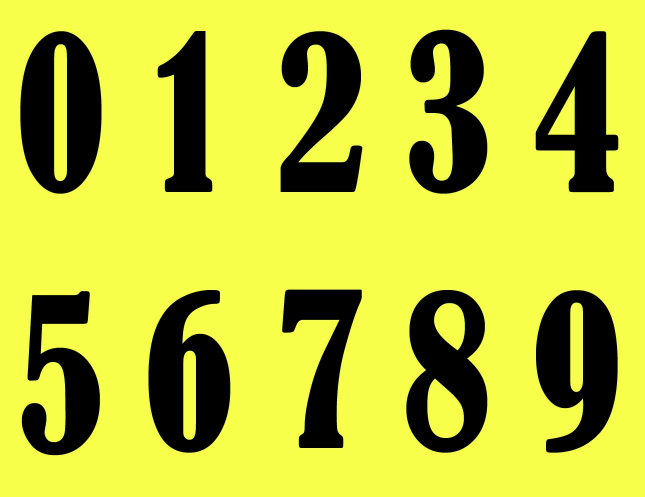
%> input picture SOM_code/digits1.jpg, 1290 x 993 px (shown at 1/2 size)
$ octave digit_segmentation.m   (GNU Octave 9; MATLAB toolbox functions it lacks are replaced by stand-ins)
%> lines starting %> are read from the running program, lines starting %| are printed output that depends on the picture; in (x1, y1, x2, y2) boxes, pixels count from 0 and x2, y2 are one past the last pixel; in counts of white or black regions, pixels touching at a corner belong together; the program's own positions count from 1
%%%%%%%%%%%%%%%%%%%%%%%%%%%%%%%%%%%%%%%%%%%%%%%%%%%%%%%%%%%%
%	Name: 	Eng. Turky Abdulaziz Abdulhafiz Saderaldin
%	ID:		1300388
%	Homwork #3
%%%%%%%%%%%%%%%%%%%%%%%%%%%%%%%%%%%%%%%%%%%%%%%%%%%%%%%%%%%%

clc          % Clear Screen
clear all    % Clear all variables
close all    % Close all opened figures


I=imread('digits1.jpg');  % read an image file into a matrix
%> I is the input picture: size 993x1290x3 uint8; mean R, G, B 190.7, 196.9, 57.6
figure('Name','Original');imshow(I)     % show the image in a new figure

Ib=im2bw(I);       % convert image to black and white (binary matrix)
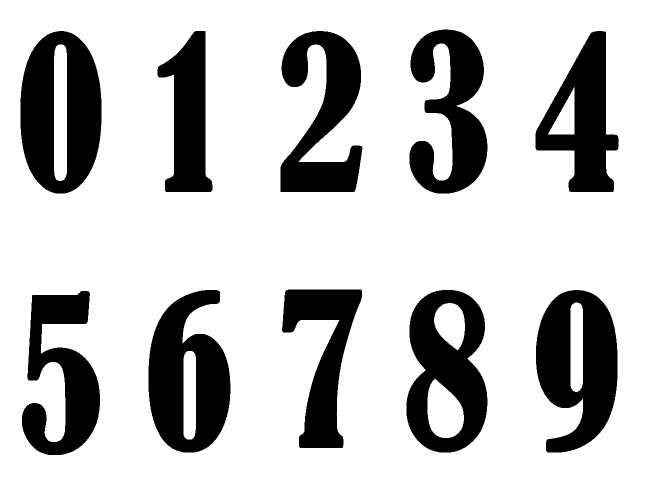
%> Ib: size 993x1290 logical (shown at 1/2 size); 77.1% white; 10 black regions, largest, box (x1, y1, x2, y2) and area: (41, 62, 203, 387) 36016, (297, 580, 461, 905) 34102, (1072, 580, 1235, 905) 34019
figure('Name','Black and White');imshow(Ib)  % show the converted image
Ibmirror=~Ib;      % convert image to it's nigative
figure('Name','Nigative');imshow(Ibmirror)   % show the image nigative


% Segmentation
Hsum=sum(Ibmirror,2);  % calculate horizontal sum to distinguish rows
%> Hsum = 993 values, max 578 at index 605, min 0 at index 1, mean 294.9
figure('Name','Rows');plot(Hsum);     % plot horizontal sum vector
%> after `plot(Hsum)`:
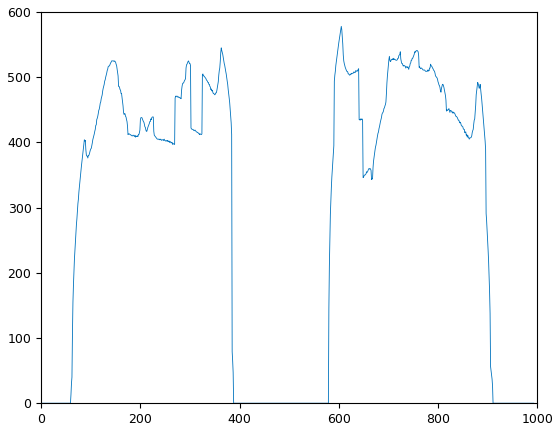
%> figure redrawn from the program's plot data; curve peaks at x = 605, y = 578
q1=find(Hsum>10);      % find the valid image content in the whole image row by row
%> q1 = 659 values from 60 to 910
q2=find(diff(q1)>1);   % find the end point of the first row of the image
%> q2 = 328

Ibmirror1=Ibmirror(q1(1):q1(q2),:);       % first row matrix
%> Ibmirror1: size 328x1290 logical; 33.5% white; 5 white regions, box (x1, y1, x2, y2) and area: (41, 3, 203, 328) 36016, (561, 3, 725, 325) 29367, (819, 0, 975, 328) 29067, (1071, 3, 1237, 325) 26496, (315, 3, 425, 325) 20963
Ibmirror2=Ibmirror(q1(q2+1):q1(end),:);   % second row matrix
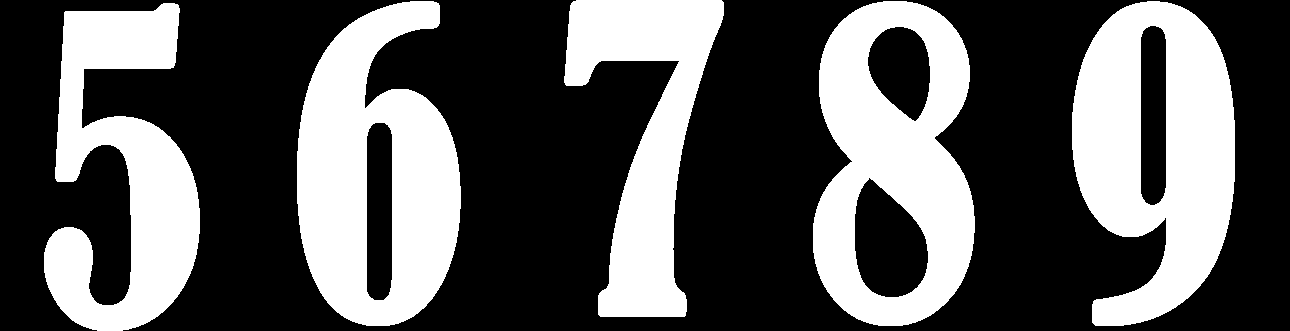
%> Ibmirror2: size 331x1290 logical; 35.3% white; 5 white regions, box (x1, y1, x2, y2) and area: (297, 1, 461, 326) 34102, (1072, 1, 1235, 326) 34019, (813, 1, 975, 326) 31953, (44, 3, 200, 331) 27376, (564, 0, 724, 317) 23472
figure('Name','First Row');imshow(Ibmirror1)     % show the first row
figure('Name','Second Row');imshow(Ibmirror2)    % show the second row

clear q1 q2

Vsum1=sum(Ibmirror1,1);  % calculate vertical sum to distinguish columns for first row
%> Vsum1 = 1290 values, max 326 at index 906, min 0 at index 1, mean 110
Vsum2=sum(Ibmirror2,1);  % calculate vertical sum to distinguish columns for second row
%> Vsum2 = 1290 values, max 311 at index 1167, min 0 at index 1, mean 117
figure('Name','Columns of First Row');plot(Vsum1);       % plot virtical sum vector for first row
figure('Name','Columns of Second Row');plot(Vsum2);      % plot virtical sum vector for second row
%> after `plot(Vsum2)`:
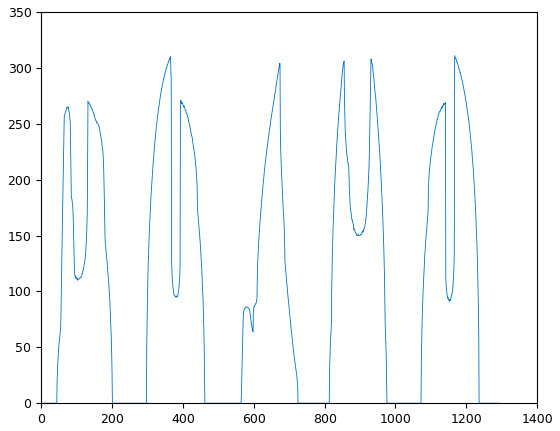
%> figure redrawn from the program's plot data; curve peaks at x = 1167, y = 311
q1=find(Vsum1>0);        % find the valid image content in the first row of the image column by column
%> q1 = 758 values from 42 to 1237
q2=find(diff(q1)>1);     % find the end point of the first column of first row of the image
%> q2 = [162 272 436 592]
vind1=q1(q2);            % index of end point of each column
%> vind1 = [203 425 725 975]
vind2=q1(q2+1);          % index of starting point of each column exept the first column
%> vind2 = [316 562 820 1072]


%%% extract each number from the first row
%%%% resize the image matrix to the size of [30 30}
%%%%% reshape the matrix into the form of [900 1]
N0=reshape(imresize(Ibmirror1(:,q1(1):vind1(1)),[30 30]),900,1);
%> N0 = 900 logical values, 610 true
N1=reshape(imresize(Ibmirror1(:,vind2(1):vind1(2)),[30 30]),900,1);
%> N1 = 900 logical values, 528 true
N2=reshape(imresize(Ibmirror1(:,vind2(2):vind1(3)),[30 30]),900,1);
%> N2 = 900 logical values, 506 true
N3=reshape(imresize(Ibmirror1(:,vind2(3):vind1(4)),[30 30]),900,1);
%> N3 = 900 logical values, 511 true
N4=reshape(imresize(Ibmirror1(:,vind2(4):q1(end)),[30 30]),900,1);
%> N4 = 900 logical values, 433 true

%%% Show extracted numbers from the image
figure('Name','Number 0');imshow(Ibmirror1(:,q1(1):vind1(1)))
figure('Name','Number 1');imshow(Ibmirror1(:,vind2(1):vind1(2)))
figure('Name','Number 2');imshow(Ibmirror1(:,vind2(2):vind1(3)))
figure('Name','Number 3');imshow(Ibmirror1(:,vind2(3):vind1(4)))
figure('Name','Number 4');imshow(Ibmirror1(:,vind2(4):q1(end)))
%> after `imshow(Ibmirror1(:,vind2(4):q1(end)))`:
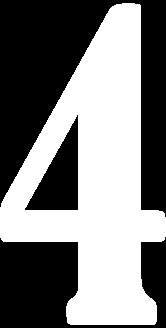
%> displayed picture: size 328x166 logical; 48.7% white; 1 white region, box (x1, y1, x2, y2) and area: (0, 3, 166, 325) 26496

clear q1 q2 vind1 vind2

q1=find(Vsum2>0);        % find the valid image content in the first row of the image column by column
%> q1 = 805 values from 45 to 1235
q2=find(diff(q1)>1);     % find the end point of the first column of first row of the image
%> q2 = [156 320 480 642]
vind1=q1(q2);            % index of end point of each column
%> vind1 = [200 461 724 975]
vind2=q1(q2+1);          % index of starting point of each column exept the first column
%> vind2 = [298 565 814 1073]


%%% extract each number from the second row
%%%% resize the image matrix to the size of [30 30}
%%%%% reshape the matrix into the form of [900 1]
N5=reshape(imresize(Ibmirror2(:,q1(1):vind1(1)),[30 30]),900,1);
%> N5 = 900 logical values, 466 true
N6=reshape(imresize(Ibmirror2(:,vind2(1):vind1(2)),[30 30]),900,1);
%> N6 = 900 logical values, 578 true
N7=reshape(imresize(Ibmirror2(:,vind2(2):vind1(3)),[30 30]),900,1);
%> N7 = 900 logical values, 411 true
N8=reshape(imresize(Ibmirror2(:,vind2(3):vind1(4)),[30 30]),900,1);
%> N8 = 900 logical values, 542 true
N9=reshape(imresize(Ibmirror2(:,vind2(4):q1(end)),[30 30]),900,1);
%> N9 = 900 logical values, 577 true

%%% Show extracted numbers from the image
figure('Name','Number 5');imshow(Ibmirror2(:,q1(1):vind1(1)))
figure('Name','Number 6');imshow(Ibmirror2(:,vind2(1):vind1(2)))
figure('Name','Number 7');imshow(Ibmirror2(:,vind2(2):vind1(3)))
%> after `imshow(Ibmirror2(:,vind2(2):vind1(3)))`:
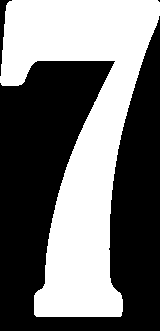
%> displayed picture: size 331x160 logical; 44.3% white; 1 white region, box (x1, y1, x2, y2) and area: (0, 0, 160, 317) 23472
figure('Name','Number 8');imshow(Ibmirror2(:,vind2(3):vind1(4)))
figure('Name','Number 9');imshow(Ibmirror2(:,vind2(4):q1(end)))
%> after `imshow(Ibmirror2(:,vind2(4):q1(end)))`:
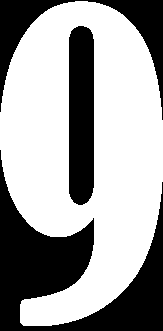
%> displayed picture: size 331x163 logical; 63.1% white; 3 black regions, box (x1, y1, x2, y2) and area: (0, 150, 163, 331) 11444, (69, 26, 94, 205) 4294, (0, 0, 163, 120) 4196

save SOM_datafile N0 N1 N2 N3 N4 N5 N6 N7 N8 N9
